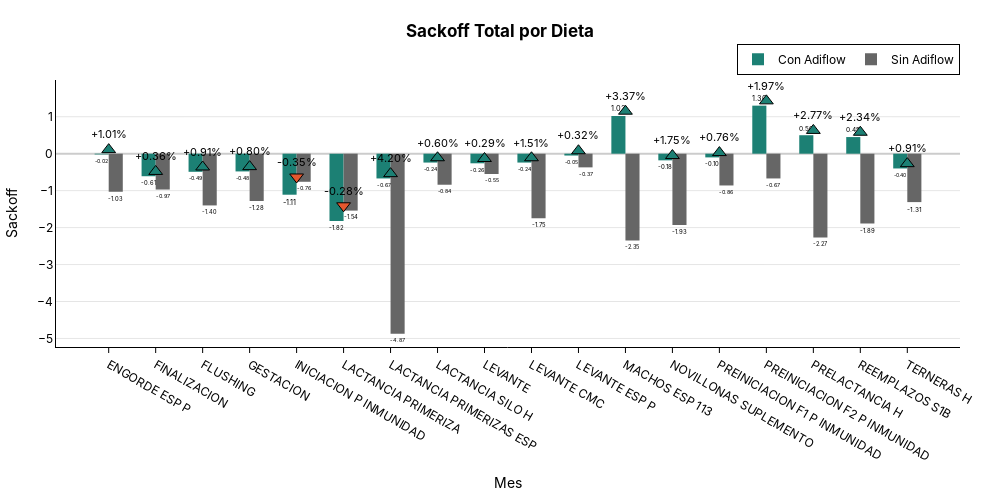

This figure's notebook cell:
### Code cell
f = plot_bar(
    df_group_dieta_.round(2),
    x_col="Dieta",
    y_col="sackoff",
    group_col="Tiene Adiflow",
    order_x=["Septiembre", "Octubre", "Noviembre", "Diciembre"],
    title="Sackoff Total por Dieta",
    cat_base="Sin Adiflow",
    show_delta=True,
    x_title="Mes",
    y_title="Sackoff",
    text_format=".2f",
    delta_unit="%",
    hover_data_cols=['reales', 'production'],
    height=500,
    width=1000,
)
f.show()
s3.save_plotly_html(f, "barras_sackoff_dieta_both.html")

### Figure 1 — Plotly figure (JSON) as saved in the notebook; plotly's stock layout.template omitted (floating-point values rounded to 4 significant figures)
{"data": [{"customdata": [["ENGORDE ESP P", "Con Adiflow", "1083.73", "1073.83"], ["FINALIZACION", "Con Adiflow", "3186.22", "3160.98"], ["FLUSHING", "Con Adiflow", "326.25", "324.51"], ["GESTACION", "Con Adiflow", "3535.46", "3511.37"], ["INICIACION P INMUNIDAD", "Con Adiflow", "3260.95", "3245.53"], ["LACTANCIA PRIMERIZA", "Con Adiflow", "1698.76", "1579.74"], ["LACTANCIA PRIMERIZAS ESP", "Con Adiflow", "1110.63", "1104.3"], ["LACTANCIA SILO H", "Con Adiflow", "404.66", "401.21"], ["LEVANTE", "Con Adiflow", "3001.46", "2974.09"], ["LEVANTE CMC", "Con Adiflow", "233.33", "231.81"], ["LEVANTE ESP P", "Con Adiflow", "2182.45", "2162.77"], ["MACHOS ESP 113", "Con Adiflow", "2.01", "2.0"], ["NOVILLONAS SUPLEMENTO", "Con Adiflow", "48.53", "48.15"], ["PREINICIACION F1 P INMUNIDAD", "Con Adiflow", "123.29", "122.73"], ["PREINICIACION F2 P INMUNIDAD", "Con Adiflow", "462.38", "459.99"], ["PRELACTANCIA H", "Con Adiflow", "28.27", "28.04"], ["REEMPLAZOS S1B", "Con Adiflow", "88.89", "88.22"], ["TERNERAS H", "Con Adiflow", "36.41", "36.11"]], "hovertemplate": "<b>Dieta:</b> %{customdata[0]}<br><b>sackoff:</b> %{y:.2f}<br><b>Tiene Adiflow:</b> %{customdata[1]}<br><b>reales:</b> %{customdata[2]}<br><b>production:</b> %{customdata[3]}<extra></extra>", "marker": {"color": "#1C8074", "line": {"width": 0}}, "name": "Con Adiflow", "text": [-0.02, -0.61, -0.49, -0.48, -1.11, -1.82, -0.67, -0.24, -0.26, -0.24, -0.05, 1.02, -0.18, -0.1, 1.3, 0.5, 0.45, -0.4], "textposition": "outside", "texttemplate": "%{text:.2f}", "type": "bar", "x": ["ENGORDE ESP P", "FINALIZACION", "FLUSHING", "GESTACION", "INICIACION P INMUNIDAD", "LACTANCIA PRIMERIZA", "LACTANCIA PRIMERIZAS ESP", "LACTANCIA SILO H", "LEVANTE", "LEVANTE CMC", "LEVANTE ESP P", "MACHOS ESP 113", "NOVILLONAS SUPLEMENTO", "PREINICIACION F1 P INMUNIDAD", "PREINICIACION F2 P INMUNIDAD", "PRELACTANCIA H", "REEMPLAZOS S1B", "TERNERAS H"], "y": [-0.02, -0.61, -0.49, -0.48, -1.11, -1.82, -0.67, -0.24, -0.26, -0.24, -0.05, 1.02, -0.18, -0.1, 1.3, 0.5, 0.45, -0.4]}, {"customdata": [["ENGORDE ESP P", "Sin Adiflow", "602.71", "602.71"], ["FINALIZACION", "Sin Adiflow", "90.1", "90.1"], ["FLUSHING", "Sin Adiflow", "242.35", "242.35"], ["GESTACION", "Sin Adiflow", "535.22", "535.22"], ["INICIACION P INMUNIDAD", "Sin Adiflow", "2416.05", "2416.05"], ["LACTANCIA PRIMERIZA", "Sin Adiflow", "1004.37", "1004.37"], ["LACTANCIA PRIMERIZAS ESP", "Sin Adiflow", "18.06", "18.06"], ["LACTANCIA SILO H", "Sin Adiflow", "174.44", "174.44"], ["LEVANTE", "Sin Adiflow", "359.26", "359.26"], ["LEVANTE CMC", "Sin Adiflow", "621.98", "621.98"], ["LEVANTE ESP P", "Sin Adiflow", "50.06", "50.06"], ["MACHOS ESP 113", "Sin Adiflow", "18.02", "18.02"], ["NOVILLONAS SUPLEMENTO", "Sin Adiflow", "20.04", "20.04"], ["PREINICIACION F1 P INMUNIDAD", "Sin Adiflow", "751.19", "761.19"], ["PREINICIACION F2 P INMUNIDAD", "Sin Adiflow", "1342.47", "1342.47"], ["PRELACTANCIA H", "Sin Adiflow", "12.02", "12.02"], ["REEMPLAZOS S1B", "Sin Adiflow", "456.93", "456.93"], ["TERNERAS H", "Sin Adiflow", "18.04", "18.04"]], "hovertemplate": "<b>Dieta:</b> %{customdata[0]}<br><b>sackoff:</b> %{y:.2f}<br><b>Tiene Adiflow:</b> %{customdata[1]}<br><b>reales:</b> %{customdata[2]}<br><b>production:</b> %{customdata[3]}<extra></extra>", "marker": {"color": "#666666", "line": {"width": 0}}, "name": "Sin Adiflow", "text": [-1.03, -0.97, -1.4, -1.28, -0.76, -1.54, -4.87, -0.84, -0.55, -1.75, -0.37, -2.35, -1.93, -0.86, -0.67, -2.27, -1.89, -1.31], "textposition": "outside", "texttemplate": "%{text:.2f}", "type": "bar", "x": ["ENGORDE ESP P", "FINALIZACION", "FLUSHING", "GESTACION", "INICIACION P INMUNIDAD", "LACTANCIA PRIMERIZA", "LACTANCIA PRIMERIZAS ESP", "LACTANCIA SILO H", "LEVANTE", "LEVANTE CMC", "LEVANTE ESP P", "MACHOS ESP 113", "NOVILLONAS SUPLEMENTO", "PREINICIACION F1 P INMUNIDAD", "PREINICIACION F2 P INMUNIDAD", "PRELACTANCIA H", "REEMPLAZOS S1B", "TERNERAS H"], "y": [-1.03, -0.97, -1.4, -1.28, -0.76, -1.54, -4.87, -0.84, -0.55, -1.75, -0.37, -2.35, -1.93, -0.86, -0.67, -2.27, -1.89, -1.31]}, {"hoverinfo": "skip", "marker": {"color": ["#1C8074", "#1C8074", "#1C8074", "#1C8074", "#E4572E", "#E4572E", "#1C8074", "#1C8074", "#1C8074", "#1C8074", "#1C8074", "#1C8074", "#1C8074", "#1C8074", "#1C8074", "#1C8074", "#1C8074", "#1C8074"], "line": {"color": "black", "width": 1}, "size": 12, "symbol": ["triangle-up", "triangle-up", "triangle-up", "triangle-up", "triangle-down", "triangle-down", "triangle-up", "triangle-up", "triangle-up", "triangle-up", "triangle-up", "triangle-up", "triangle-up", "triangle-up", "triangle-up", "triangle-up", "triangle-up", "triangle-up"]}, "mode": "markers+text", "showlegend": false, "text": ["+1.01%", "+0.36%", "+0.91%", "+0.80%", "-0.35%", "-0.28%", "+4.20%", "+0.60%", "+0.29%", "+1.51%", "+0.32%", "+3.37%", "+1.75%", "+0.76%", "+1.97%", "+2.77%", "+2.34%", "+0.91%"], "textfont": {"color": "black", "size": 11}, "textposition": "top center", "type": "scatter", "x": ["ENGORDE ESP P", "FINALIZACION", "FLUSHING", "GESTACION", "INICIACION P INMUNIDAD", "LACTANCIA PRIMERIZA", "LACTANCIA PRIMERIZAS ESP", "LACTANCIA SILO H", "LEVANTE", "LEVANTE CMC", "LEVANTE ESP P", "MACHOS ESP 113", "NOVILLONAS SUPLEMENTO", "PREINICIACION F1 P INMUNIDAD", "PREINICIACION F2 P INMUNIDAD", "PRELACTANCIA H", "REEMPLAZOS S1B", "TERNERAS H"], "y": [0.11, -0.48, -0.36, -0.35, -0.63, -1.41, -0.54, -0.11, -0.13, -0.11, 0.08, 1.15, -0.05, 0.03, 1.43, 0.63, 0.58, -0.27]}], "layout": {"bargap": 0.4, "barmode": "group", "font": {"color": "black", "family": "Inter, Arial, sans-serif"}, "height": 500, "hoverlabel": {"bgcolor": "white", "bordercolor": "black", "font": {"color": "black"}}, "legend": {"bgcolor": "rgba(255,255,255,0.8)", "bordercolor": "black", "borderwidth": 1, "font": {"color": "black"}, "orientation": "h", "title": {"text": ""}, "x": 1, "xanchor": "right", "y": 1.02, "yanchor": "bottom"}, "margin": {"b": 40, "l": 40, "r": 40, "t": 80}, "paper_bgcolor": "rgba(0,0,0,0)", "plot_bgcolor": "rgba(0,0,0,0)", "title": {"font": {"color": "black"}, "text": "<b>Sackoff Total por Dieta<b>", "x": 0.5, "xanchor": "center", "y": 0.95, "yanchor": "top"}, "width": 1000, "xaxis": {"categoryarray": ["ENGORDE ESP P", "FINALIZACION", "FLUSHING", "GESTACION", "INICIACION P INMUNIDAD", "LACTANCIA PRIMERIZA", "LACTANCIA PRIMERIZAS ESP", "LACTANCIA SILO H", "LEVANTE", "LEVANTE CMC", "LEVANTE ESP P", "MACHOS ESP 113", "NOVILLONAS SUPLEMENTO", "PREINICIACION F1 P INMUNIDAD", "PREINICIACION F2 P INMUNIDAD", "PRELACTANCIA H", "REEMPLAZOS S1B", "TERNERAS H"], "categoryorder": "array", "linecolor": "black", "linewidth": 1, "showline": true, "tickcolor": "black", "tickfont": {"color": "black"}, "ticks": "outside", "title": {"font": {"color": "black"}, "text": "Mes"}}, "yaxis": {"gridcolor": "rgba(0,0,0,0.1)", "linecolor": "black", "linewidth": 1, "showgrid": true, "showline": true, "tickfont": {"color": "black"}, "title": {"font": {"color": "black"}, "text": "Sackoff"}, "zeroline": true, "zerolinecolor": "rgba(0,0,0,0.2)"}}}
